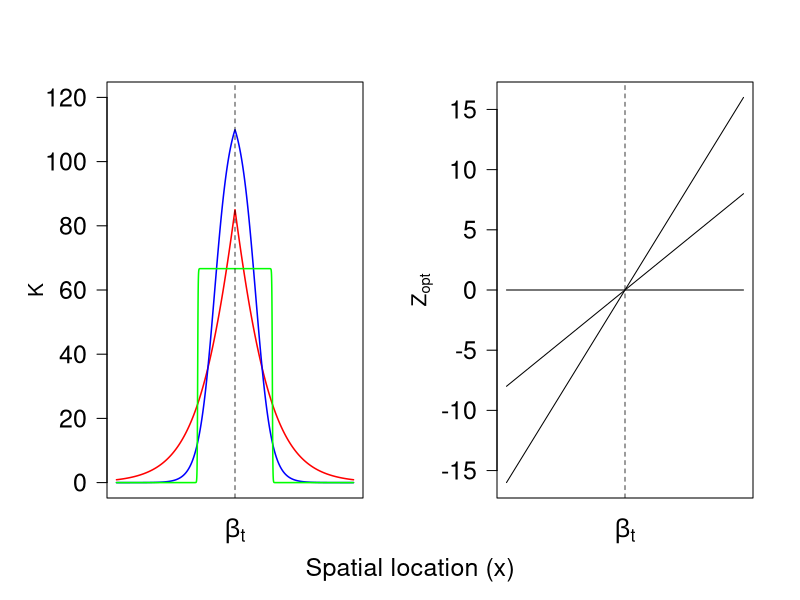
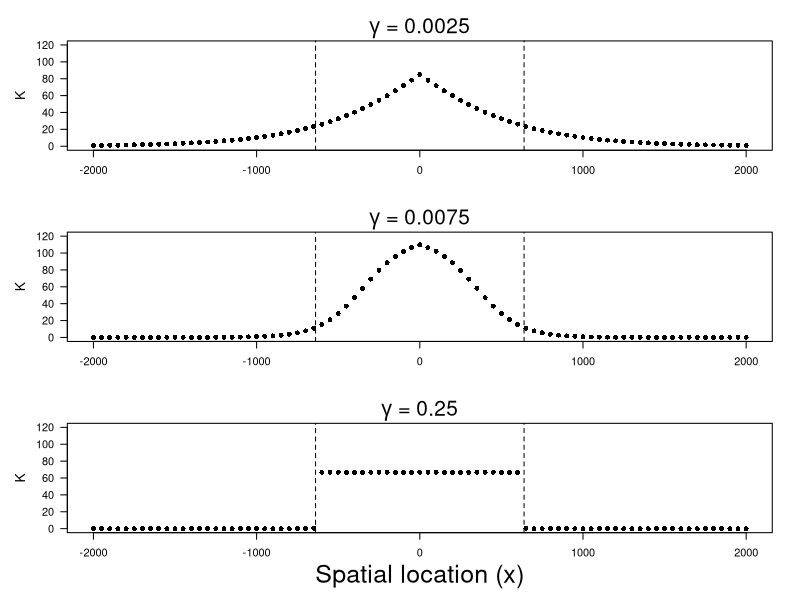

Write R code to recreate these figures, in order.
# This script will generate a few convenience functions to identify range parameters
#	for use in subsequent simulations. First values for delta, gamma, and local selection
#	will be arbitrarily set, and then values for tau will be calculated accordingly.
# The script will generate both a table with all the range parameter values to be used and
#	a visualization of the different parameter combinations.

setwd("~/Desktop/RangeShifts/ShiftingSlopesOther")

# Load the necessary libraries to put a table in an R graphic
library(grid)
library(gridBase)
library(gridExtra)

# First make a function to generate the realized patch carrying capacities throughout
#    the range based on the range parameters
K <- function(beta, gamma, tau, xVals, Kmax){
     f <- rep(NA, length(xVals))
     for(i in 1:length(xVals)){
          if(xVals[i] > beta){
               numerator <- exp(-1*gamma * (xVals[i] - beta - tau))
               denominator <- 1 + exp(-1*gamma * (xVals[i] - beta - tau))
               f[i] <- numerator / denominator
          } else if(xVals[i] <= beta){
               numerator <- exp(gamma * (xVals[i] - beta + tau))
               denominator <- 1 + exp(gamma * (xVals[i] - beta + tau))
               f[i] <- numerator / denominator
          } 
     }
     Kseq <- f * Kmax
     return(Kseq)
}

# Given a delta and minimum gamma value, calculate the tau value necessary for a
#    smooth function
CalcTauMin <- function(delta, gamma){
     numerator <- log( (1 - delta) / delta )
     TauMin <- numerator / gamma
     return(TauMin)
}

# Calculate a new tau value constrained by maintaining the width of the range
NewTau <- function(xHat, gamma, fHat){
     TauNew <- xHat + (1/gamma) * log(fHat/(1-fHat))
     return(TauNew)
}

# Calculate the total area under a given range curve
Integral <- function(gamma, tau){
     numerator <- 2 * log( exp(gamma * tau) + 1 )
     Area <- numerator / gamma
     return(Area)
}

# Finally, make a function to calculate a new Kmax to keep the total achievable
#    population size throughout the range constant.
NewK <- function(gamma, tau, TotalK){
     Area <- Integral(gamma = gamma, tau = tau)
     Kmax <- TotalK / Area
     return(Kmax)
}

# Now set the values for gamma, lambda, eta, and beta
GammaSeq <- c(0.0025, 0.0075, 0.25)
LambdaSeq <- c(0, 0.004, 0.008)
Beta <- 0
Eta <- 50

# Now create a sequence of x values and an object to store the tau values
xSeq <- seq(-2000, 2000, length.out = 10000) 
TauSeq <- rep(NA, length(GammaSeq))
# Set the initial tau value based on previous exploratory trials
TauSeq[1] <- -240

# Now calculate the values for ranges that keep the width constant. First, define
#    the width of the range as the interval in which f(x,t) is equal or greater than
#    0.1 (i.e. 10% of the maximum patch carrying capacity). Now use this definition
#    to find the x values that will correspond to this threshold in all ranges.
fHat <- 0.1
xHat <- TauSeq[1] - (1/GammaSeq[1])*log(fHat/(1-fHat))

# Now calculate the rest of the tau values corresponding to this width
for(i in 2:length(GammaSeq)){
     TauSeq[i] <- xHat + (1/GammaSeq[i])*log(fHat/(1-fHat))
}

# Using these tau values, calculate the area under the f(x,t) curves and use that
#    to calculate the different Kmax values for each scenario
AreaSeq <- rep(NA, length(GammaSeq))
for(i in 1:3){
     AreaSeq[i] <- Integral(gamma = GammaSeq[i], tau = TauSeq[i])
}
# Now arbitrarily set the Kmax for the gradual range edge and use this to set the
#    others. This value is based on previous exploratory trials
KmaxSeq <- rep(NA, length(GammaSeq))
KmaxSeq[1] <- 240
TotalK <- AreaSeq[1] * KmaxSeq[1]
for(i in 2:length(GammaSeq)){
     KmaxSeq[i] <- NewK(gamma = GammaSeq[i], tau = TauSeq[i], TotalK = TotalK)
}

# Use these values to calculate the realized patch carrying capacities
#    throughout the ranges
PatchK <- matrix(NA, nrow = length(GammaSeq), ncol = length(xSeq))
for(i in 1:length(GammaSeq)){
     PatchK[i,] <- K(beta = Beta, gamma = GammaSeq[i], tau = TauSeq[i], 
                     xVals = xSeq, Kmax = KmaxSeq[i])
}

# Now, create a table to store the parameter values in
RangeParams <- expand.grid(gamma = GammaSeq, lambda = LambdaSeq)
RangeParams <- cbind(RangeParams, tau = rep(TauSeq, 3), Kmax = rep(KmaxSeq, 3),
                     eta = rep(Eta, 9))
RangeParams
# Save these parameters for later use and put them in a table grob for plotting
write.csv(RangeParams, file = "RangeParameters.csv")
PlotTable <- RangeParams
PlotTable[,3] <- round(PlotTable[,3], digits = 3)
PlotTable[,4] <- round(PlotTable[,4], digits = 4)
PlotTableGrob <- tableGrob(d = PlotTable, cols = NULL)

# Finally, calculate the environmental niche values throughout the range
PatchBounds <- range(xSeq) / Eta
PatchCenter <- seq(PatchBounds[1], PatchBounds[2])
Zopt <- matrix(NA, nrow = length(GammaSeq), ncol = length(PatchCenter))
for(i in 1:length(GammaSeq)){
     Zopt[i,] <- LambdaSeq[i] * (PatchCenter * Eta - Beta)
}

# Now plot a visualization of the range parameters
pdf(file = "SchematicFigures/RangeParams.pdf", width = 7, height = 4, onefile = FALSE, paper = "special")
     par(mfrow = c(1,2), oma = c(0, 1, 0, 0), mar = c(5, 4.25, 4, 2.25) + 0.1)
     # Make the K figure
     plot(x = xSeq, y = PatchK[1,], type = "l", col = "red", lwd = 1.5, main = "", xlab = "",
          ylab = "K", xaxt = "n", las = 1, cex.axis = 1.5, ylim = c(0,120), cex.lab = 1.25)
     lines(x = xSeq, y = PatchK[2,], lwd = 1.5, col = "blue")
     lines(x = xSeq, y = PatchK[3,], lwd = 1.5, col = "green")
     abline(v = Beta, lty = 2, lwd = 0.75)
     text(x = 0, y = -15, labels = expression(beta["t"]), cex = 1.5, xpd = NA)
     
     # Make the Zopt figure
     plot(x = PatchCenter, y = Zopt[3,], type = "l", col = "black", main = "", xlab = "",
          ylab = expression("Z"["opt"]), xaxt = "n", las = 1, cex.axis = 1.5, cex.lab = 1.25)
     lines(x = PatchCenter, y = Zopt[1,])
     lines(x = PatchCenter, y = Zopt[2,])
     abline(v = Beta, lty = 2, lwd = 0.75)
     text(x = 0, y = -20, labels = expression(beta["t"]), cex = 1.5, xpd = NA)
     
     # Now add in the x label for both plots
     mtext("Spatial location (x)", side = 1, outer = TRUE, cex = 1.5, line = -2)
     #text(x = range(xSeq)[1] * 2, y = -10, labels = "Spatial location (x)", 
     #     xpd = NA, cex = 1.25)
     
     # Finally, add the range parameters
     # Use frame() to move on to the next graphing window
     #frame()
     #vps <- baseViewports()
     #pushViewport(vps$inner, vps$figure, vps$plot)
     #grid.draw(PlotTableGrob)
     #text(x = 0.15, y = 1.1, labels = expression(gamma), xpd = NA, cex = 2)
     #text(x = 0.6, y = 1.1, labels = expression(lambda), xpd = NA, cex = 2)
     #text(x = 1.05, y = 1.1, labels = expression(tau), xpd = NA, cex = 2)
     #text(x = 1.5, y = 1.1, labels = expression("K"["max"]))
     #text(x = 2, y = 1.1, labels = expression(eta), xpd = NA, cex = 2)
dev.off()

# Now create a second schematic figure to illustrate the scale of discretization
#    in the landscapes
pdf(file = "SchematicFigures/Discretization.pdf", width = 7, height = 7, onefile = FALSE, paper = "special")
     par(mfrow = c(3,1), mar = c(3,5,3,2) + 0.1, oma = c(2,0,0,0))
     # Make the f(x) figures
     for(i in 1:3){
          #CenterVals <- f_xt(beta = Beta, gamma = GammaSeq[i], tau = TauSeq[i], xVals = PatchCenter*Eta)
          CenterVals <- K(beta = Beta, gamma = GammaSeq[i], tau = TauSeq[i], 
                          xVals = PatchCenter*Eta, Kmax = KmaxSeq[i])
          
          plot(NA, NA, xlim = range(xSeq), ylim = c(0, 120), main = "", xlab = "",
               ylab = "K", las = 1, cex.lab = 1.25) #xaxt = "n"
          points(x = PatchCenter*Eta, y = CenterVals, col = "black", pch = 16)
          abline(v = xHat, lty = 2)
          abline(v = -1*xHat, lty = 2)
          
          if(i == 1){
               mtext(expression(paste(gamma, " = 0.0025", sep = "")), side = 3,
                     line = 0, cex = 1.25)
          } else if(i == 2){
               mtext(expression(paste(gamma, " = 0.0075", sep = "")), side = 3,
                     line = 0, cex = 1.25)
          } else{
               mtext(expression(paste(gamma, " = 0.25", sep = "")), side = 3,
                     line = 0, cex = 1.25)
               mtext("Spatial location (x)", side = 1, cex = 1.5, line = 3)
          }
     }
dev.off()
